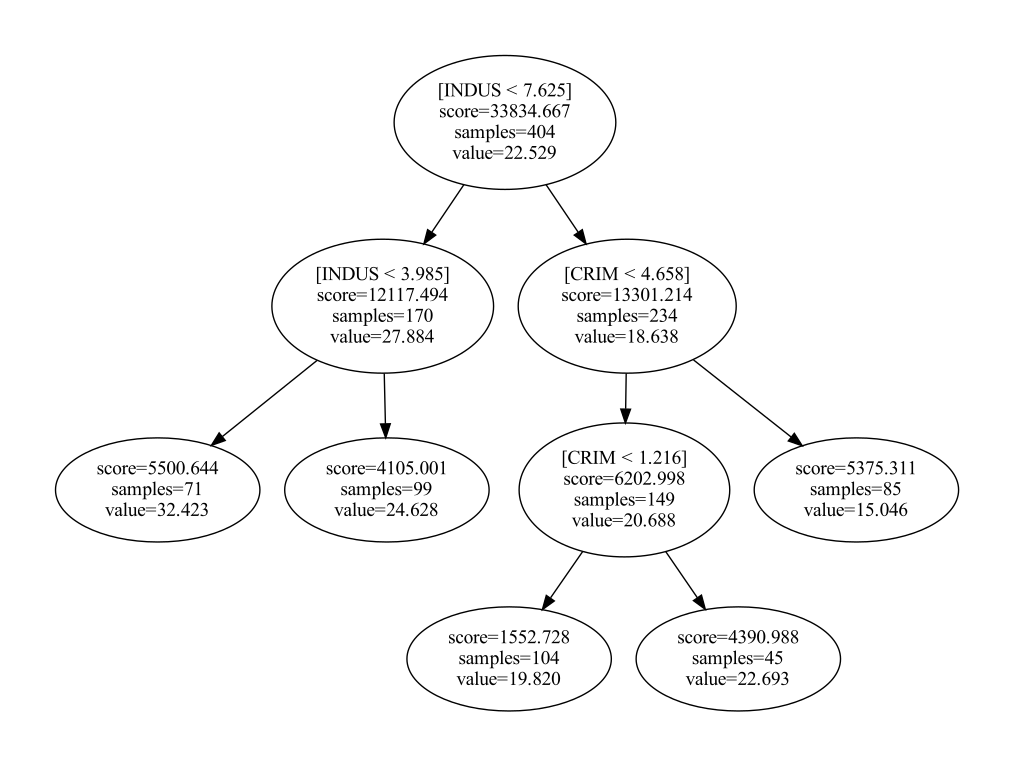

Source code (Python):
from typing import Optional, Tuple
from queue import PriorityQueue
import pandas as pd
from graphviz import Digraph
from sklearn.model_selection import train_test_split

boston = pd.read_csv('boston.csv')


class Rule:
    def __init__(self, feature: str, threshold: float):
        self.feature = feature
        self.threshold = threshold

    def groups(self, data: pd.DataFrame) -> Tuple[pd.DataFrame, pd.DataFrame]:
        '''Split data into two groups according to the rule.'''

        return data[data[self.feature] < self.threshold], data[data[self.feature] > self.threshold]

    def __str__(self) -> str:
        return (
            f'''[{self.feature} < {self.threshold:.3f}]'''
        )


class TerminalNode:
    def __init__(self, outcomes: pd.DataFrame, depth: int):
        self.outcomes = outcomes
        self.samples = len(self.outcomes)
        self.depth = depth
        self.value = self._value(outcomes)
        self.score = self._score(outcomes)
        self._split = None
        self._label = None
        self._impurity_reduction = None

    def _value(self, data: pd.DataFrame) -> float:
        return data.iloc[:, -1].mean()

    def _score(self, data: pd.DataFrame) -> float:
        return self._weighted_average_of_mse((data,))

    def _weighted_average_of_mse(self, splits: Tuple[pd.DataFrame, ...]) -> float:
        def _mean_squared_error(data):
            target_column = data.iloc[:, -1]
            average = self._value(data)
            return sum((target_column-average) ** 2)
        splits = tuple(filter(lambda split: len(split) > 0, splits))
        n = sum(map(len, splits))
        weight = 0
        for data in splits:
            size = len(data)
            weight += _mean_squared_error(data)*(size/n)
        return weight

    def get_split(self) -> 'DecisionNode':
        if self._split is None:
            data = self.outcomes.copy()
            features = data.columns[:-1]
            b_feature = features[0]
            b_threshold = 0
            b_score = float('inf')
            for feature in features:
                data.sort_values(feature, inplace=True)
                for row_index in range(1, len(data)):
                    if data.iloc[row_index-1][feature] == data.iloc[row_index][feature]:
                        continue
                    left = data[:row_index]
                    right = data[row_index:]
                    score = self._weighted_average_of_mse((left, right))
                    if score < b_score:
                        b_feature = feature
                        b_threshold = (data.iloc[row_index-1][feature] +
                                       data.iloc[row_index][feature])/2
                        b_score = score
            rule = Rule(b_feature, b_threshold)
            self._split = DecisionNode(
                self.outcomes,
                self.depth,
                rule
            )
        return self._split

    def get_impurity_reduction(self):
        if self._impurity_reduction is None:
            self._impurity_reduction = self.samples * (self.score - self._weighted_average_of_mse(
                self.get_split().groups(self.outcomes)))
        return self._impurity_reduction

    def split(self):
        self.__class__ = DecisionNode
        self.__dict__ = self.get_split().__dict__

    def get_label(self):
        return (
            f'''score={self.score:.3f}
samples={self.samples}
value={self.value:.3f}'''
        )

    def __lt__(self, other: 'TerminalNode') -> bool:
        return self.get_impurity_reduction() > other.get_impurity_reduction()

    def __str__(self) -> str:
        return (
            f'''{self.depth*'  '}{self.depth} score={self.score:.3f}, samples={
                self.samples}, value={self.value:.3f}'''
        )


class DecisionNode(Rule, TerminalNode):
    def __init__(self, outcomes, depth, rule):
        Rule.__init__(self, rule.feature, rule.threshold)
        TerminalNode.__init__(self, outcomes, depth)
        left, right = self.groups(outcomes)
        self.left = TerminalNode(left, depth+1)
        self.right = TerminalNode(right, depth+1)

    def get_label(self):
        if self._label is None:
            self._label = (
                f'''[{self.feature} < {self.threshold:.3f}]
score={self.score:.3f}
samples={self.samples}
value={self.value:.3f}'''
            )
        return self._label

    def __str__(self):
        return (
            f'''{TerminalNode.__str__(self)} {Rule.__str__(self)}
{self.left}
{self.right}'''
        )


class DecisionTreeRegressor:
    '''A decision tree regressor.'''

    def __init__(self, *, min_samples_split=20, min_samples_leaf=1, max_leaf_nodes=None):
        self.min_samples_split: int = min_samples_split
        self.min_samples_leaf: int = min_samples_leaf
        self.max_leaf_nodes: Optional[int] = max_leaf_nodes
        self.root: Optional[TerminalNode] = None

    def _nodes(self, node=None, nodes=None):
        if node is None:
            return self._nodes(self.root, nodes)
        if nodes is None:
            return self._nodes(node, [{
                'id': hash(node),
                'parent': None,
                'node': node
            }])
        if isinstance(node, DecisionNode):
            nodes.append({
                'parent': node,
                'node': node.left
            })
            nodes.append({
                'parent': node,
                'node': node.right
            })
            self._nodes(node.left, nodes)
            self._nodes(node.right, nodes)
        return nodes

    def predict(self, row: pd.Series) -> float:
        if self.root is None:
            return 0
        if not isinstance(self.root, DecisionNode):
            return self.root.value
        node: DecisionNode | TerminalNode = self.root
        while isinstance(node, DecisionNode):
            if row[node.feature] < node.threshold:
                node = node.left
            else:
                node = node.right
        return node.value

    def mean_squared_error(self, x_test: pd.DataFrame, y_test: pd.Series) -> float:
        # print(test)
        test = pd.concat([x_test, y_test], axis=1)
        error_total: float = sum(
            map(lambda row: (row[1].iloc[-1] - self.predict(row[1]))**2, test.iterrows()))
        return error_total/len(test)

    def fit(self, x: pd.DataFrame, y: pd.Series) -> 'TerminalNode':
        '''Build a decision tree regressor from the training set (X, y).'''
        data = pd.concat([x, y], axis=1)
        root = TerminalNode(data, 0)
        pq = PriorityQueue()
        pq.put(root)

        terminal_nodes = 1
        while not pq.empty() \
                and (self.max_leaf_nodes is None or terminal_nodes < self.max_leaf_nodes):
            node = pq.get()
            if node.samples >= self.min_samples_split:
                split = node.get_split()
                if split.left.samples >= self.min_samples_leaf \
                        and split.right.samples >= self.min_samples_leaf:
                    node.split()
                    pq.put(split.left)
                    pq.put(split.right)
                    terminal_nodes += 1
        self.root = root
        return self.root

    def render(self):
        '''Plot a decision tree.'''

        graph = Digraph()
        nodes = self._nodes()
        for node in nodes:
            node_id = str(hash(node['node']))
            parent_id = str(hash(node['parent']))
            graph.node(node_id, node['node'].get_label())
            if node['parent'] is not None:
                graph.edge(parent_id, node_id)
        graph.render('tree', view=True)

    def summarize(self):
        if self.root is not None:
            nodes = self._nodes()
            decision_nodes = [node['node'] for node in nodes if isinstance(
                node['node'], DecisionNode)]
            terminal_nodes = [node['node'] for node in nodes if not isinstance(
                node['node'], DecisionNode)]
            features = set(map(lambda node: node.feature, decision_nodes))

            error_total = sum(map(
                lambda terminal_node: terminal_node.score * terminal_node.samples,
                terminal_nodes
            ))

            print(f'Variables used:\n{features}')
            print(f'Number of terminal nodes: {len(terminal_nodes)}')
            if error_total:
                print(
                    f'Residual mean deviance: \
{error_total/(self.root.samples - len(terminal_nodes)):.3f}\
 = {error_total:.3f} / ({self.root.samples} - {len(terminal_nodes)})'
                )


included_rows = [505, 324, 167, 129, 418, 471,
                 299, 270, 466, 187, 307, 481,  85, 277, 362]
# boston = boston.loc[included_rows]
included_columns = ['CRIM', 'ZN', 'INDUS', 'Price']
boston = boston.loc[:, included_columns]

dataset = boston
X = dataset.drop('Price', axis=1)
y = dataset['Price']
X_train, X_test, y_train, y_test = train_test_split(X, y, train_size=0.8)

regressor = DecisionTreeRegressor(min_samples_split=2, max_leaf_nodes=5)

regressor.fit(X_train, y_train)
print(regressor.root)
regressor.summarize()


# Predict the outcome for the test row
# test_row = pd.Series(
#     [0.04741, 0, 11.93, 11.9],
#     index=['CRIM', 'ZN', 'INDUS', 'Price']
# )
# print(regressor.predict(test_row))

print(regressor.mean_squared_error(X_test, y_test))

regressor.render()
